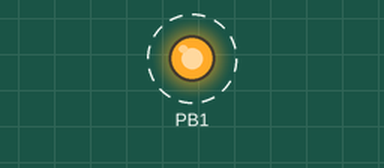
This sketch was run on a simulated ATtiny85, built with avr-gcc and run on an emulated ATtiny85. On the bench: output pins drawn as LEDs (lit = HIGH). Dashed ring = blinking.

Above: at 0.5 s.
Timing chart, 0 to 4.6 s (numbered marks = the images above):
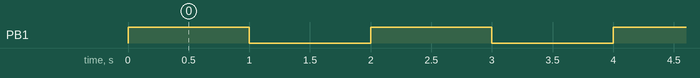

The sketch:

DigiSpark_ATtiny85.ino
```cpp
void setup() {
  pinMode(PB1, OUTPUT);
}
void loop() {
  digitalWrite(PB1, HIGH);
  delay(1000);
  digitalWrite(PB1, LOW);
  delay(1000);
}
```

Measured:
- by itself, PB1: alternates HIGH for 1.0 s and LOW for 1.0 s
